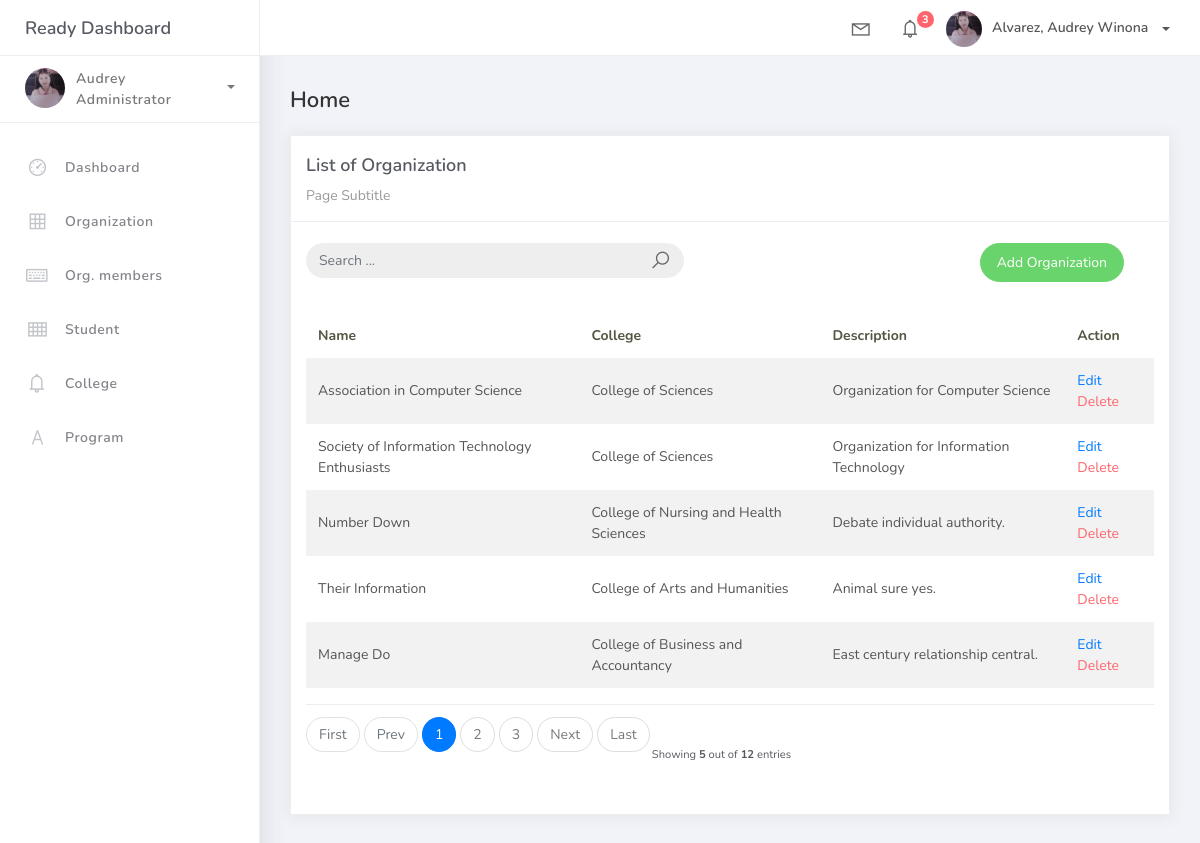
Screenshot of /organization_list with the database file from the repository.
### studentorg/models.py (models this page shows, shortened)
class BaseModel(models.Model):
    created_at = models.DateTimeField(auto_now_add=True, db_index=True)
    updated_at = models.DateTimeField(auto_now=True)
    class Meta:
        abstract = True

class Organization(BaseModel):
    name = models.CharField(max_length=250)
    college = models.ForeignKey(
        College, null=True, blank=True, on_delete=models.CASCADE)
    description = models.CharField(max_length=500)

class College(BaseModel):
    college_name = models.CharField(max_length=150)
    def __str__(self):
        return self.college_name

### studentorg/views.py (the view)
# urls.py: path('organization_list', a.OrganizationList.as_view(), name='organization-list'),
class OrganizationList(ListView):
    model = Organization
    context_object_name = 'organization'
    template_name = 'org_list.html'
    paginate_by = 5
    def get_queryset(self, *args, **kwargs):
        qs = super().get_queryset(*args, **kwargs)
        query = self.request.GET.get("q")
        if query:
            qs = qs.filter(Q(name__icontains=query) | Q(college__college_name__icontains=query) | Q(description__icontains=query))
        return qs

### templates/org_list.html
{% extends 'base.html' %} {% load static %} {% block content %}
<div class="content">
    <div class="container-fluid">
        <h4 class="page-title">Home</h4>
        <div class="row">
            <div class="col-md-12">
                <div class="card">
                    <div class="card-header">
                        <div class="card-title">List of Organization</div>
                        <div class="card-category">Page Subtitle</div>
                    </div>
                    <br>
                        <div class="col-md-12 row">
                            <div class="col-md-6">
                                <form class="navbar-left navbar-form nav-search mr-md-3" action="{% url 'organization-list' %}">
                                    <div class="input-group">
                                        <input type="text" placeholder="Search ..." class="form-control" name="q">
                                        <div class="input-group-append">
                                        <span class="input-group-text">
                                            <i class="la la-search search-icon"></i>
                                        </span>
                                        </div>
                                    </div>
                                </form>
                            </div>
                            <div class="col-md-6">
                                <div class="pull-right">
                                    <a href="{% url 'organization-add' %}" class="btn btn-success btn-rounded">Add Organization</a>
                                </div>
                            </div>
                        </div>
                    <div class="card-body">
                        <table class="table table-striped mt-3">
                            <thead>
                                <tr>
                                    <th scope="col">Name</th>
                                    <th scope="col">College</th>
                                    <th scope="col">Description</th>
                                    <th scope="col">Action</th>
                                </tr>
                            </thead>
                            <tbody>
                                {% for object in object_list %}
                                <tr>
                                    <td>{{ object.name }}</td>
                                    <td>{{ object.college }}</td>
                                    <td>{{ object.description }}</td>
                                    <td>
                                        <a href="/organization_list/{{ object.id }}">Edit</a>
                                        <a href="/organization_list/{{ object.id }}/delete" class="text-danger">Delete</a>
                                    </td>
                                </tr>
                                {% empty %}
                                <tr>
                                    <td colspan="4" style="text-align: center">
                                    <p class="text-sm font-weight-bold mb-0">No Records Found</p>
                                    </td>
                                </tr>
                                {% endfor %}
                            </tbody>
                        </table>
                        {% include 'includes/pagination.html' %}
                    </div>
                </div>
            </div>
        </div>
    </div>
</div>
{% endblock %}

### rows the page displays
Organization: name "Association in Computer Science", college "College of Sciences", description "Organization for Computer Science"
Organization: name "Society of Information Technology Enthusiasts", college "College of Sciences", description "Organization for Information Technology"
Organization: name "Number Down", college "College of Nursing and Health Sciences", description "Debate individual authority."
Organization: name "Their Information", college "College of Arts and Humanities", description "Animal sure yes."
Organization: name "Manage Do", college "College of Business and Accountancy", description "East century relationship central."

### other values shown
{{ page_num }} "1"
{{ page_num }} "2" "3"
{{ object_list.count }} "5"
{{ paginator.count }} "12"
